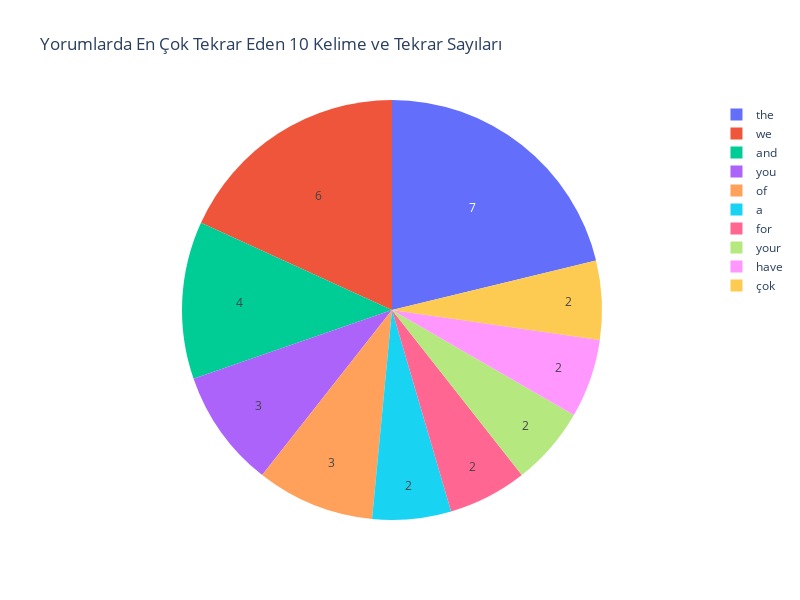

This figure's notebook cell:
### Code cell
import re
from collections import Counter
import plotly.graph_objects as go

tum_yorumlar = ' '.join(dataset['Comments'].dropna())

tum_yorumlar = tum_yorumlar.lower()
tum_yorumlar = re.sub(r'[^a-zA-Z0-9ğüşöçıi\s]', '', tum_yorumlar)
tum_yorumlar = re.sub(r'\s+', ' ', tum_yorumlar)

kelimeler = tum_yorumlar.split()
kelime_sayilari = Counter(kelimeler)

en_cok_gecenler = kelime_sayilari.most_common(10)

kelimeler_liste = [kelime for kelime, _ in en_cok_gecenler]
sayilar_liste = [sayi for _, sayi in en_cok_gecenler]

fig = go.Figure(data=[go.Pie(labels=kelimeler_liste, values=sayilar_liste, textinfo='value')])

fig.update_layout(
    title='Yorumlarda En Çok Tekrar Eden 10 Kelime ve Tekrar Sayıları',
    showlegend=True,
    width=800,
    height=600
)

fig.show()

### Figure 1 — Plotly figure (JSON) as saved in the notebook; plotly's stock layout.template omitted (floating-point values rounded to 4 significant figures)
{"data": [{"labels": ["the", "we", "and", "you", "of", "a", "for", "your", "have", "çok"], "textinfo": "value", "type": "pie", "values": [7, 6, 4, 3, 3, 2, 2, 2, 2, 2]}], "layout": {"height": 600, "showlegend": true, "title": {"text": "Yorumlarda En Çok Tekrar Eden 10 Kelime ve Tekrar Sayıları"}, "width": 800}}
